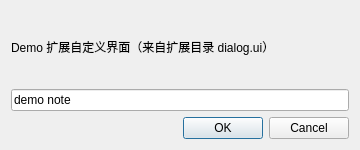
<?xml version="1.0" encoding="UTF-8"?>
<ui version="4.0">
 <class>DemoDialog</class>
 <widget class="QWidget" name="DemoDialog">
  <property name="geometry">
   <rect><x>0</x><y>0</y><width>360</width><height>150</height></rect>
  </property>
  <layout class="QVBoxLayout" name="verticalLayout">
   <item>
    <widget class="QLabel" name="label">
     <property name="text"><string>Demo 扩展自定义界面（来自扩展目录 dialog.ui）</string></property>
    </widget>
   </item>
   <item>
    <widget class="QLineEdit" name="noteEdit">
     <property name="text"><string>demo note</string></property>
    </widget>
   </item>
   <item>
    <widget class="QDialogButtonBox" name="buttonBox">
     <property name="standardButtons">
      <set>QDialogButtonBox::Cancel|QDialogButtonBox::Ok</set>
     </property>
    </widget>
   </item>
  </layout>
 </widget>
 <resources/>
 <connections/>
</ui>
